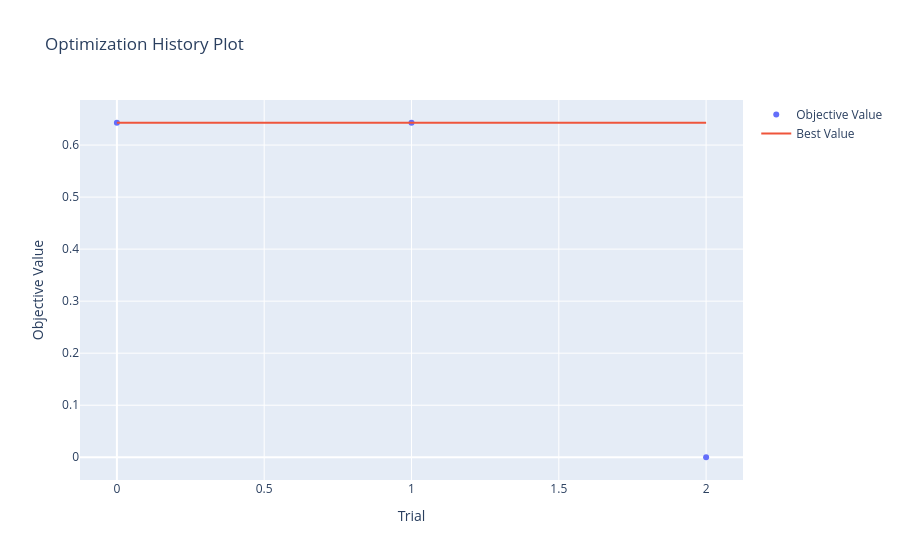

Notebook code for this chart:
### Code cell
plot_optimization_history(cstudy).show()

### Figure 1 — Plotly figure (JSON) as saved in the notebook; plotly's stock layout.template omitted (floating-point values rounded to 4 significant figures)
{"data": [{"mode": "markers", "name": "Objective Value", "type": "scatter", "x": [0, 1, 2], "y": [0.6429, 0.6429, 0]}, {"mode": "lines", "name": "Best Value", "type": "scatter", "x": [0, 1, 2], "y": [0.6429, 0.6429, 0.6429]}, {"marker": {"color": "#cccccc"}, "mode": "markers", "name": "Infeasible Trial", "showlegend": false, "type": "scatter", "x": [], "y": []}], "layout": {"title": {"text": "Optimization History Plot"}, "xaxis": {"title": {"text": "Trial"}}, "yaxis": {"title": {"text": "Objective Value"}}}}
